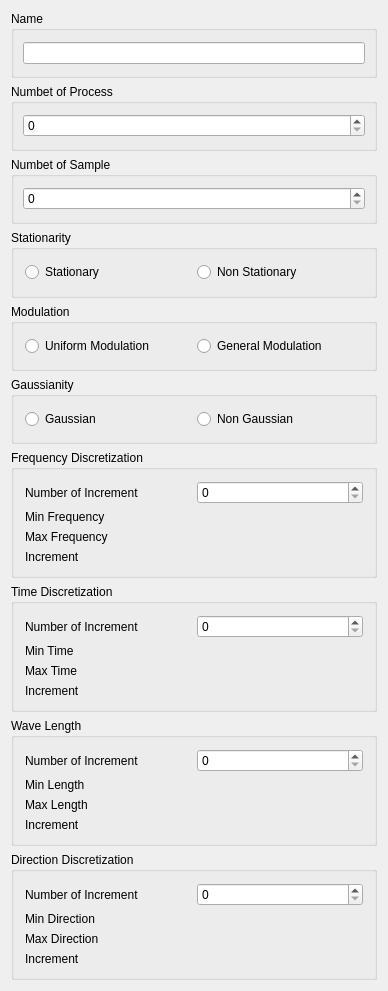
<?xml version="1.0" encoding="UTF-8"?>
<ui version="4.0">
 <class>UserDefinedPhenomenonLabGui::DlgNewSimulation</class>
 <widget class="QWidget" name="UserDefinedPhenomenonLabGui::DlgNewSimulation">
  <property name="geometry">
   <rect>
    <x>0</x>
    <y>0</y>
    <width>388</width>
    <height>991</height>
   </rect>
  </property>
  <property name="windowTitle">
   <string>Simulation</string>
  </property>
  <property name="sizeGripEnabled" stdset="0">
   <bool>true</bool>
  </property>
  <layout class="QVBoxLayout" name="verticalLayout" stretch="0,0,0,0,0,0,0,0,0,0">
   <item>
    <widget class="QGroupBox" name="GroupBox5_2">
     <property name="title">
      <string>Name</string>
     </property>
     <layout class="QGridLayout" name="_2">
      <property name="leftMargin">
       <number>9</number>
      </property>
      <property name="topMargin">
       <number>9</number>
      </property>
      <property name="rightMargin">
       <number>9</number>
      </property>
      <property name="bottomMargin">
       <number>9</number>
      </property>
      <property name="spacing">
       <number>6</number>
      </property>
      <item row="0" column="0">
       <widget class="QLineEdit" name="NameLineEdit"/>
      </item>
     </layout>
    </widget>
   </item>
   <item>
    <widget class="QGroupBox" name="GroupBox5_4">
     <property name="title">
      <string>Numbet of Process</string>
     </property>
     <layout class="QGridLayout" name="_4">
      <property name="leftMargin">
       <number>9</number>
      </property>
      <property name="topMargin">
       <number>9</number>
      </property>
      <property name="rightMargin">
       <number>9</number>
      </property>
      <property name="bottomMargin">
       <number>9</number>
      </property>
      <property name="spacing">
       <number>6</number>
      </property>
      <item row="0" column="0">
       <widget class="QSpinBox" name="numberOfProcessSpinBox"/>
      </item>
     </layout>
    </widget>
   </item>
   <item>
    <widget class="QGroupBox" name="GroupBox5_5">
     <property name="title">
      <string>Numbet of Sample</string>
     </property>
     <layout class="QGridLayout" name="_5">
      <property name="leftMargin">
       <number>9</number>
      </property>
      <property name="topMargin">
       <number>9</number>
      </property>
      <property name="rightMargin">
       <number>9</number>
      </property>
      <property name="bottomMargin">
       <number>9</number>
      </property>
      <property name="spacing">
       <number>6</number>
      </property>
      <item row="0" column="0">
       <widget class="QSpinBox" name="numberOfSampleSpinBox"/>
      </item>
     </layout>
    </widget>
   </item>
   <item>
    <widget class="QGroupBox" name="RotationGB_3">
     <property name="sizePolicy">
      <sizepolicy hsizetype="MinimumExpanding" vsizetype="Preferred">
       <horstretch>0</horstretch>
       <verstretch>0</verstretch>
      </sizepolicy>
     </property>
     <property name="toolTip">
      <string>RPS tooltips</string>
     </property>
     <property name="title">
      <string>Stationarity</string>
     </property>
     <layout class="QVBoxLayout" name="verticalLayout_6">
      <item>
       <layout class="QGridLayout" name="gridLayout_5">
        <item row="1" column="0">
         <widget class="QRadioButton" name="stationaryRadioButton">
          <property name="text">
           <string>Stationary</string>
          </property>
         </widget>
        </item>
        <item row="1" column="1">
         <widget class="QRadioButton" name="nonStationaryRadioButton">
          <property name="text">
           <string>Non Stationary</string>
          </property>
         </widget>
        </item>
       </layout>
      </item>
     </layout>
    </widget>
   </item>
   <item>
    <widget class="QGroupBox" name="RotationGB_5">
     <property name="sizePolicy">
      <sizepolicy hsizetype="MinimumExpanding" vsizetype="Preferred">
       <horstretch>0</horstretch>
       <verstretch>0</verstretch>
      </sizepolicy>
     </property>
     <property name="toolTip">
      <string>Use custom vector for pad direction otherwise
the sketch plane's normal vector will be used</string>
     </property>
     <property name="title">
      <string>Modulation</string>
     </property>
     <layout class="QVBoxLayout" name="verticalLayout_8">
      <item>
       <layout class="QGridLayout" name="gridLayout_7">
        <item row="1" column="1">
         <widget class="QRadioButton" name="generalModulationRadioButton">
          <property name="text">
           <string>General Modulation</string>
          </property>
         </widget>
        </item>
        <item row="1" column="0">
         <widget class="QRadioButton" name="uniformModulationRadioButton">
          <property name="text">
           <string>Uniform Modulation</string>
          </property>
         </widget>
        </item>
       </layout>
      </item>
     </layout>
    </widget>
   </item>
   <item>
    <widget class="QGroupBox" name="RotationGB_4">
     <property name="sizePolicy">
      <sizepolicy hsizetype="MinimumExpanding" vsizetype="Preferred">
       <horstretch>0</horstretch>
       <verstretch>0</verstretch>
      </sizepolicy>
     </property>
     <property name="toolTip">
      <string>Use custom vector for pad direction otherwise
the sketch plane's normal vector will be used</string>
     </property>
     <property name="title">
      <string>Gaussianity</string>
     </property>
     <layout class="QVBoxLayout" name="verticalLayout_7">
      <item>
       <layout class="QGridLayout" name="gridLayout_6">
        <item row="1" column="1">
         <widget class="QRadioButton" name="nonGaussianRadioButton">
          <property name="text">
           <string>Non Gaussian</string>
          </property>
         </widget>
        </item>
        <item row="1" column="0">
         <widget class="QRadioButton" name="gaussionRadioButton">
          <property name="text">
           <string>Gaussian</string>
          </property>
         </widget>
        </item>
       </layout>
      </item>
     </layout>
    </widget>
   </item>
   <item>
    <widget class="QGroupBox" name="RotationGB_8">
     <property name="sizePolicy">
      <sizepolicy hsizetype="MinimumExpanding" vsizetype="Preferred">
       <horstretch>0</horstretch>
       <verstretch>0</verstretch>
      </sizepolicy>
     </property>
     <property name="toolTip">
      <string>Use custom vector for pad direction otherwise
the sketch plane's normal vector will be used</string>
     </property>
     <property name="title">
      <string>Frequency Discretization</string>
     </property>
     <layout class="QVBoxLayout" name="verticalLayout_11">
      <item>
       <layout class="QGridLayout" name="gridLayout_10">
        <item row="0" column="0">
         <widget class="QLabel" name="labelXSkew_4">
          <property name="text">
           <string>Number of Increment</string>
          </property>
         </widget>
        </item>
        <item row="1" column="1">
         <widget class="Gui::QuantitySpinBox" name="frequencyMinSpinBox" native="true">
          <property name="toolTip">
           <string>y-component of direction vector</string>
          </property>
          <property name="keyboardTracking" stdset="0">
           <bool>false</bool>
          </property>
          <property name="minimum" stdset="0">
           <double>-100.000000000000000</double>
          </property>
          <property name="maximum" stdset="0">
           <double>100.000000000000000</double>
          </property>
          <property name="singleStep" stdset="0">
           <double>0.100000000000000</double>
          </property>
          <property name="unit" stdset="0">
           <string notr="true"/>
          </property>
         </widget>
        </item>
        <item row="1" column="0">
         <widget class="QLabel" name="labelYSkew_4">
          <property name="text">
           <string>Min Frequency</string>
          </property>
         </widget>
        </item>
        <item row="2" column="1">
         <widget class="Gui::QuantitySpinBox" name="frequencyMaxSpinBox" native="true">
          <property name="toolTip">
           <string>z-component of direction vector</string>
          </property>
          <property name="keyboardTracking" stdset="0">
           <bool>false</bool>
          </property>
          <property name="minimum" stdset="0">
           <double>-100.000000000000000</double>
          </property>
          <property name="maximum" stdset="0">
           <double>100.000000000000000</double>
          </property>
          <property name="singleStep" stdset="0">
           <double>1.000000000000000</double>
          </property>
          <property name="value" stdset="0">
           <double>0.000000000000000</double>
          </property>
          <property name="unit" stdset="0">
           <string notr="true"/>
          </property>
         </widget>
        </item>
        <item row="2" column="0">
         <widget class="QLabel" name="labelZSkew_4">
          <property name="text">
           <string>Max Frequency</string>
          </property>
         </widget>
        </item>
        <item row="3" column="0">
         <widget class="QLabel" name="label_27">
          <property name="text">
           <string>Increment</string>
          </property>
         </widget>
        </item>
        <item row="3" column="1">
         <widget class="Gui::QuantitySpinBox" name="frequencyIncrementSpinBox" native="true">
          <property name="toolTip">
           <string>z-component of direction vector</string>
          </property>
          <property name="keyboardTracking" stdset="0">
           <bool>false</bool>
          </property>
          <property name="minimum" stdset="0">
           <double>-100.000000000000000</double>
          </property>
          <property name="maximum" stdset="0">
           <double>100.000000000000000</double>
          </property>
          <property name="singleStep" stdset="0">
           <double>0.100000000000000</double>
          </property>
          <property name="value" stdset="0">
           <double>0.000000000000000</double>
          </property>
          <property name="unit" stdset="0">
           <string notr="true"/>
          </property>
         </widget>
        </item>
        <item row="0" column="1">
         <widget class="QSpinBox" name="frequencyNumberSpinBox"/>
        </item>
       </layout>
      </item>
     </layout>
    </widget>
   </item>
   <item>
    <widget class="QGroupBox" name="RotationGB_2">
     <property name="sizePolicy">
      <sizepolicy hsizetype="MinimumExpanding" vsizetype="Preferred">
       <horstretch>0</horstretch>
       <verstretch>0</verstretch>
      </sizepolicy>
     </property>
     <property name="toolTip">
      <string>Use custom vector for pad direction otherwise
the sketch plane's normal vector will be used</string>
     </property>
     <property name="title">
      <string>Time Discretization</string>
     </property>
     <layout class="QVBoxLayout" name="verticalLayout_4">
      <item>
       <layout class="QGridLayout" name="gridLayout_3">
        <item row="0" column="0">
         <widget class="QLabel" name="labelXSkew_2">
          <property name="text">
           <string>Number of Increment</string>
          </property>
         </widget>
        </item>
        <item row="1" column="1">
         <widget class="Gui::QuantitySpinBox" name="timeMinSpinBox" native="true">
          <property name="toolTip">
           <string>y-component of direction vector</string>
          </property>
          <property name="keyboardTracking" stdset="0">
           <bool>false</bool>
          </property>
          <property name="minimum" stdset="0">
           <double>-100.000000000000000</double>
          </property>
          <property name="maximum" stdset="0">
           <double>100.000000000000000</double>
          </property>
          <property name="singleStep" stdset="0">
           <double>0.100000000000000</double>
          </property>
          <property name="unit" stdset="0">
           <string notr="true"/>
          </property>
         </widget>
        </item>
        <item row="1" column="0">
         <widget class="QLabel" name="labelYSkew_2">
          <property name="text">
           <string>Min Time</string>
          </property>
         </widget>
        </item>
        <item row="2" column="1">
         <widget class="Gui::QuantitySpinBox" name="timeMaxSpinBox" native="true">
          <property name="toolTip">
           <string>z-component of direction vector</string>
          </property>
          <property name="keyboardTracking" stdset="0">
           <bool>false</bool>
          </property>
          <property name="minimum" stdset="0">
           <double>-100.000000000000000</double>
          </property>
          <property name="maximum" stdset="0">
           <double>100.000000000000000</double>
          </property>
          <property name="singleStep" stdset="0">
           <double>0.100000000000000</double>
          </property>
          <property name="value" stdset="0">
           <double>0.000000000000000</double>
          </property>
          <property name="unit" stdset="0">
           <string notr="true"/>
          </property>
         </widget>
        </item>
        <item row="2" column="0">
         <widget class="QLabel" name="labelZSkew_2">
          <property name="text">
           <string>Max Time</string>
          </property>
         </widget>
        </item>
        <item row="3" column="0">
         <widget class="QLabel" name="label_24">
          <property name="text">
           <string>Increment</string>
          </property>
         </widget>
        </item>
        <item row="3" column="1">
         <widget class="Gui::QuantitySpinBox" name="timeIncrementSpinBox" native="true">
          <property name="toolTip">
           <string>z-component of direction vector</string>
          </property>
          <property name="keyboardTracking" stdset="0">
           <bool>false</bool>
          </property>
          <property name="minimum" stdset="0">
           <double>-100.000000000000000</double>
          </property>
          <property name="maximum" stdset="0">
           <double>100.000000000000000</double>
          </property>
          <property name="singleStep" stdset="0">
           <double>0.100000000000000</double>
          </property>
          <property name="value" stdset="0">
           <double>0.000000000000000</double>
          </property>
          <property name="unit" stdset="0">
           <string notr="true"/>
          </property>
         </widget>
        </item>
        <item row="0" column="1">
         <widget class="QSpinBox" name="timeNumberSpinBox"/>
        </item>
       </layout>
      </item>
     </layout>
    </widget>
   </item>
   <item>
    <widget class="QGroupBox" name="RotationGB_9">
     <property name="sizePolicy">
      <sizepolicy hsizetype="MinimumExpanding" vsizetype="Preferred">
       <horstretch>0</horstretch>
       <verstretch>0</verstretch>
      </sizepolicy>
     </property>
     <property name="toolTip">
      <string>Use custom vector for pad direction otherwise
the sketch plane's normal vector will be used</string>
     </property>
     <property name="title">
      <string>Wave Length</string>
     </property>
     <layout class="QVBoxLayout" name="verticalLayout_12">
      <item>
       <layout class="QGridLayout" name="gridLayout_11">
        <item row="0" column="0">
         <widget class="QLabel" name="labelXSkew_5">
          <property name="text">
           <string>Number of Increment</string>
          </property>
         </widget>
        </item>
        <item row="1" column="1">
         <widget class="Gui::QuantitySpinBox" name="waveMinLengthSpinBox" native="true">
          <property name="toolTip">
           <string>y-component of direction vector</string>
          </property>
          <property name="keyboardTracking" stdset="0">
           <bool>false</bool>
          </property>
          <property name="minimum" stdset="0">
           <double>-100.000000000000000</double>
          </property>
          <property name="maximum" stdset="0">
           <double>100.000000000000000</double>
          </property>
          <property name="singleStep" stdset="0">
           <double>0.100000000000000</double>
          </property>
          <property name="unit" stdset="0">
           <string notr="true"/>
          </property>
         </widget>
        </item>
        <item row="1" column="0">
         <widget class="QLabel" name="labelYSkew_5">
          <property name="text">
           <string>Min Length</string>
          </property>
         </widget>
        </item>
        <item row="2" column="1">
         <widget class="Gui::QuantitySpinBox" name="waveMaxLengthSpinBox" native="true">
          <property name="toolTip">
           <string>z-component of direction vector</string>
          </property>
          <property name="keyboardTracking" stdset="0">
           <bool>false</bool>
          </property>
          <property name="minimum" stdset="0">
           <double>-100.000000000000000</double>
          </property>
          <property name="maximum" stdset="0">
           <double>100.000000000000000</double>
          </property>
          <property name="singleStep" stdset="0">
           <double>0.100000000000000</double>
          </property>
          <property name="value" stdset="0">
           <double>0.000000000000000</double>
          </property>
          <property name="unit" stdset="0">
           <string notr="true"/>
          </property>
         </widget>
        </item>
        <item row="2" column="0">
         <widget class="QLabel" name="labelZSkew_5">
          <property name="text">
           <string>Max Length</string>
          </property>
         </widget>
        </item>
        <item row="3" column="0">
         <widget class="QLabel" name="label_28">
          <property name="text">
           <string>Increment</string>
          </property>
         </widget>
        </item>
        <item row="3" column="1">
         <widget class="Gui::QuantitySpinBox" name="waveLengthIncrementSpinBox" native="true">
          <property name="toolTip">
           <string>z-component of direction vector</string>
          </property>
          <property name="keyboardTracking" stdset="0">
           <bool>false</bool>
          </property>
          <property name="minimum" stdset="0">
           <double>-100.000000000000000</double>
          </property>
          <property name="maximum" stdset="0">
           <double>100.000000000000000</double>
          </property>
          <property name="singleStep" stdset="0">
           <double>0.100000000000000</double>
          </property>
          <property name="value" stdset="0">
           <double>0.000000000000000</double>
          </property>
          <property name="unit" stdset="0">
           <string notr="true"/>
          </property>
         </widget>
        </item>
        <item row="0" column="1">
         <widget class="QSpinBox" name="waveNumberOfIncrementSpinBox"/>
        </item>
       </layout>
      </item>
     </layout>
    </widget>
   </item>
   <item>
    <widget class="QGroupBox" name="RotationGB_10">
     <property name="sizePolicy">
      <sizepolicy hsizetype="MinimumExpanding" vsizetype="Preferred">
       <horstretch>0</horstretch>
       <verstretch>0</verstretch>
      </sizepolicy>
     </property>
     <property name="toolTip">
      <string>Use custom vector for pad direction otherwise
the sketch plane's normal vector will be used</string>
     </property>
     <property name="title">
      <string>Direction Discretization</string>
     </property>
     <layout class="QVBoxLayout" name="verticalLayout_13">
      <item>
       <layout class="QGridLayout" name="gridLayout_12">
        <item row="0" column="0">
         <widget class="QLabel" name="labelXSkew_6">
          <property name="text">
           <string>Number of Increment</string>
          </property>
         </widget>
        </item>
        <item row="1" column="1">
         <widget class="Gui::QuantitySpinBox" name="directionMinSpinBox" native="true">
          <property name="toolTip">
           <string>y-component of direction vector</string>
          </property>
          <property name="keyboardTracking" stdset="0">
           <bool>false</bool>
          </property>
          <property name="minimum" stdset="0">
           <double>-100.000000000000000</double>
          </property>
          <property name="maximum" stdset="0">
           <double>100.000000000000000</double>
          </property>
          <property name="singleStep" stdset="0">
           <double>0.100000000000000</double>
          </property>
          <property name="unit" stdset="0">
           <string notr="true"/>
          </property>
         </widget>
        </item>
        <item row="1" column="0">
         <widget class="QLabel" name="labelYSkew_6">
          <property name="text">
           <string>Min Direction</string>
          </property>
         </widget>
        </item>
        <item row="2" column="1">
         <widget class="Gui::QuantitySpinBox" name="directionMaxSpinBox" native="true">
          <property name="toolTip">
           <string>z-component of direction vector</string>
          </property>
          <property name="keyboardTracking" stdset="0">
           <bool>false</bool>
          </property>
          <property name="minimum" stdset="0">
           <double>-100.000000000000000</double>
          </property>
          <property name="maximum" stdset="0">
           <double>100.000000000000000</double>
          </property>
          <property name="singleStep" stdset="0">
           <double>0.100000000000000</double>
          </property>
          <property name="value" stdset="0">
           <double>0.000000000000000</double>
          </property>
          <property name="unit" stdset="0">
           <string notr="true"/>
          </property>
         </widget>
        </item>
        <item row="2" column="0">
         <widget class="QLabel" name="labelZSkew_6">
          <property name="text">
           <string>Max Direction</string>
          </property>
         </widget>
        </item>
        <item row="3" column="0">
         <widget class="QLabel" name="label_29">
          <property name="text">
           <string>Increment</string>
          </property>
         </widget>
        </item>
        <item row="3" column="1">
         <widget class="Gui::QuantitySpinBox" name="directionIncrementSpinBox" native="true">
          <property name="toolTip">
           <string>z-component of direction vector</string>
          </property>
          <property name="keyboardTracking" stdset="0">
           <bool>false</bool>
          </property>
          <property name="minimum" stdset="0">
           <double>-100.000000000000000</double>
          </property>
          <property name="maximum" stdset="0">
           <double>100.000000000000000</double>
          </property>
          <property name="singleStep" stdset="0">
           <double>0.100000000000000</double>
          </property>
          <property name="value" stdset="0">
           <double>0.000000000000000</double>
          </property>
          <property name="unit" stdset="0">
           <string notr="true"/>
          </property>
         </widget>
        </item>
        <item row="0" column="1">
         <widget class="QSpinBox" name="directionNumberOfIncrementSpinBox"/>
        </item>
       </layout>
      </item>
     </layout>
    </widget>
   </item>
  </layout>
 </widget>
 <layoutdefault spacing="6" margin="11"/>
 <customwidgets>
  <customwidget>
   <class>Gui::QuantitySpinBox</class>
   <extends>QWidget</extends>
   <header>Gui/QuantitySpinBox.h</header>
  </customwidget>
 </customwidgets>
 <resources/>
 <connections/>
</ui>
